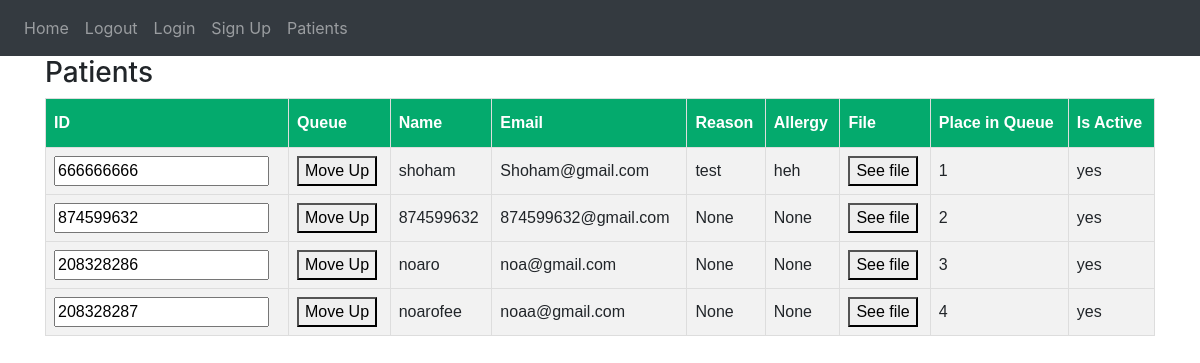
Page /patients on the committed database.
### website/models.py (models this page shows)
class User(db.Model):
    ID = db.Column(db.Integer, primary_key=True)
    email = db.Column(db.String(150), unique=True)
    password = db.Column(db.String(150))
    Name = db.Column(db.String(150))
    role = db.Column(db.String(150))
    is_active_patient = db.Column(db.Integer)
    allergy = db.Column(db.String(150))
    n_action = db.Column(db.String(30))
    answer = db.Column(db.String(30))
    reason = db.Column(db.String(200))
    place_in_queue = db.Column(db.Integer)
    s_action = db.Column(db.String(20))
    is_approved = db.Column(db.Integer)
    message = db.Column(db.String(200))

### website/views.py (the view, shortened to what this page needs)
@views.route('/patients', methods=['GET', 'POST'])
def patients():
    print("In views.route(patients)")
    return render_template("patients.html",
          patients=db.session.query(User)
                           .filter(User.role == 'patient')
                           .filter(User.is_approved == 1)
                           .filter(User.place_in_queue > 0)
                           .order_by(db.asc(User.place_in_queue)))

### website/templates/patients.html (shortened to what this page needs)
<!DOCTYPE html>
{% extends "base.html" %} {% block title %} Home {% endblock %}
{% block content %}
<html lang="en">
<head>
</head>
<body>
  <h3>Patients</h3>
    <table>
        <thead>
            <tr>
                <th>ID</th>
                <th>Queue</th>
                <th>Name</th>
                <th>Email</th>
                <th>Reason</th>
                <th>Allergy</th>
                <th>File</th>
                <th>Place in Queue</th>
                <th>Is Active</th>
            </tr>
        </thead>
        <tbody>
            {% for patient in patients %}
                <form method="post">
                    <tr>
                        <td><input name="patient_id" value="{{ patient.ID }}" readonly/></td>
                        <td><button type="submit" name="move_up">Move Up</button></td>
                        <td>{{ patient.Name }}</td>
                        <td>{{ patient.email }}</td>
                        <td>{{ patient.reason }}</td>
                        <td>{{ patient.allergy }}</td>
                        <td><button type="submit" name="read_file">See file</button></td>
                        <td>{{ patient.place_in_queue }}</td>
                        <td>{{ "yes" if patient.is_active_patient==1 else "No" }}</td>
                    </tr>
                </form>
            {% endfor %}
        </tbody>
    </table>
</body>
</html>
{% endblock %}

### website/templates/base.html (shortened to what this page needs)
<!DOCTYPE html>
<html>
   <head>
       <link
           rel="stylesheet"
           href="https://stackpath.bootstrapcdn.com/bootstrap/4.4.1/css/bootstrap.min.css"
       />
    <link
      rel="stylesheet"
      href="https://stackpath.bootstrapcdn.com/font-awesome/4.7.0/css/font-awesome.min.css"
    />
   </head>
   <body>
      <nav class="navbar navbar-expand-lg navbar-dark bg-dark">
          <div class="collapse navbar-collapse" id="navbar">
              <div class="navbar-nav">
                  <a class="nav-item nav-link" id="home" href="/">Home</a>
                  <a class="nav-item nav-link" id="Logout" href="/Logout">Logout</a>
                  <a class="nav-item nav-link" id="Login" href="/Login">Login</a>
                  <a class="nav-item nav-link" id="Sign_up" href="/Sign_up">Sign Up</a>
                  <a class="nav-item nav-link" id="Patients" href="/patients">Patients</a>
              </div>
          </div>
      </nav>
      <div class = "container">{% block content%} {% endblock %} </div>
   </body>
</html>

### website/templates/patients.html (style rules this page uses)
table { font-family: Arial, Helvetica, sans-serif; border-collapse: collapse; width: 100%; }
table td, table th { border: 1px solid #ddd; padding: 8px; }
table tr:nth-child(even) { background-color: #f2f2f2; }
table th { padding-top: 12px; padding-bottom: 12px; text-align: left; background-color: #04AA6D; color: white; }

### rows in the picture
User: patient_id "666666666", Name "shoham", email "Shoham@gmail.com", reason "test", allergy "heh", place_in_queue "1", is_active_patient "yes"
User: patient_id "874599632", Name "874599632", email "874599632@gmail.com", reason "None", allergy "None", place_in_queue "2", is_active_patient "yes"
User: patient_id "208328286", Name "noaro", email "noa@gmail.com", reason "None", allergy "None", place_in_queue "3", is_active_patient "yes"
User: patient_id "208328287", Name "noarofee", email "noaa@gmail.com", reason "None", allergy "None", place_in_queue "4", is_active_patient "yes"
